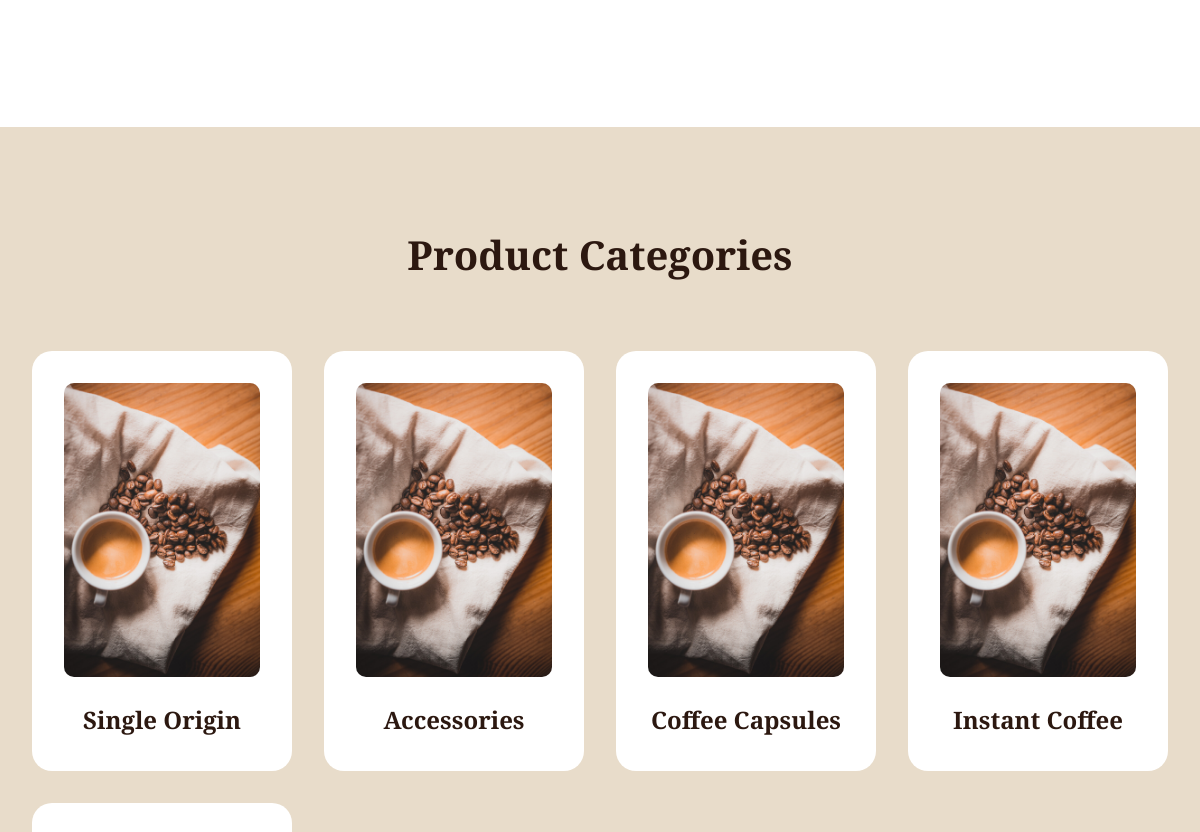
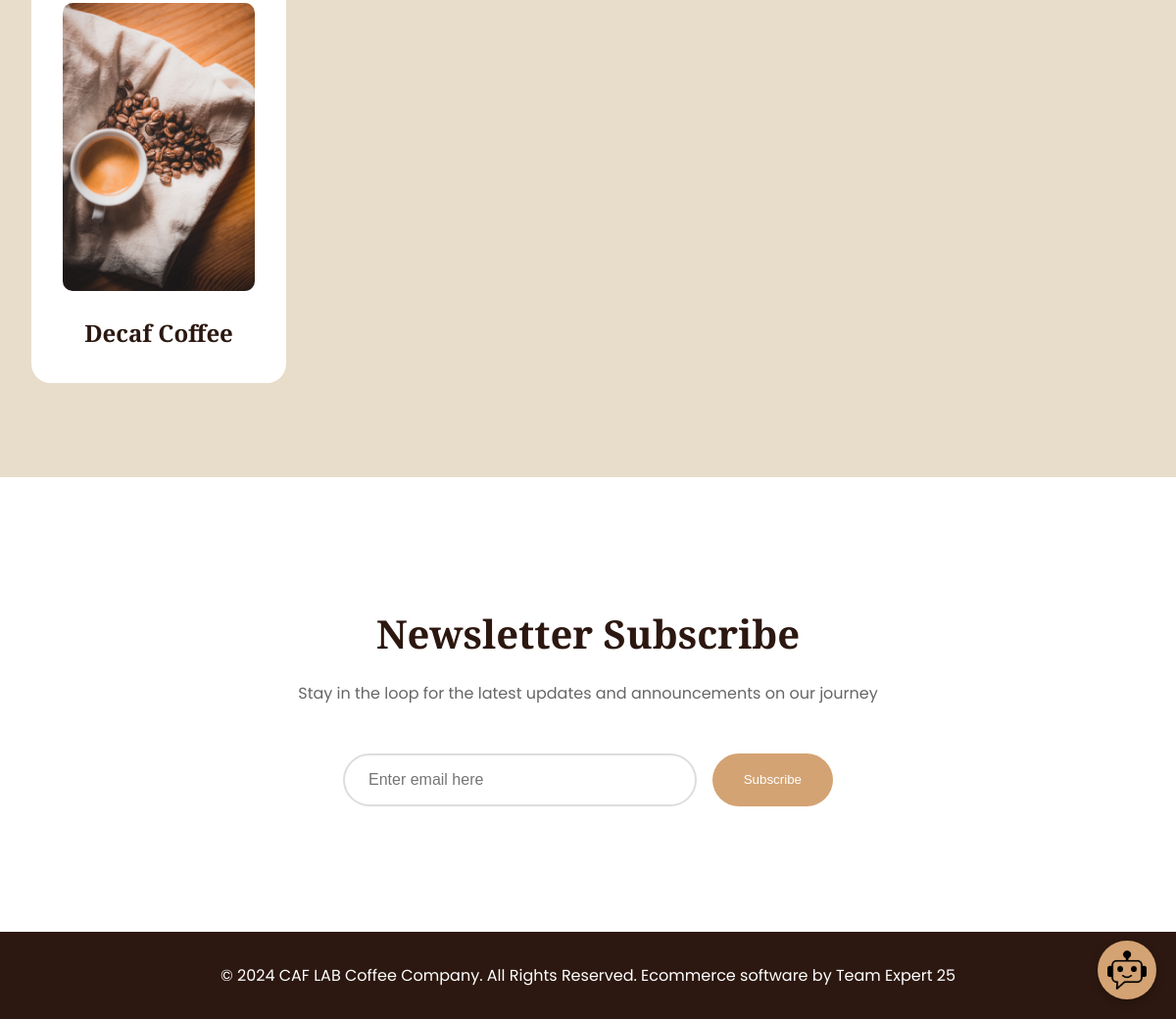
The page /CaflabProject/public/home.php (lower part) on the database as committed earlier (2 pictures, top to bottom).
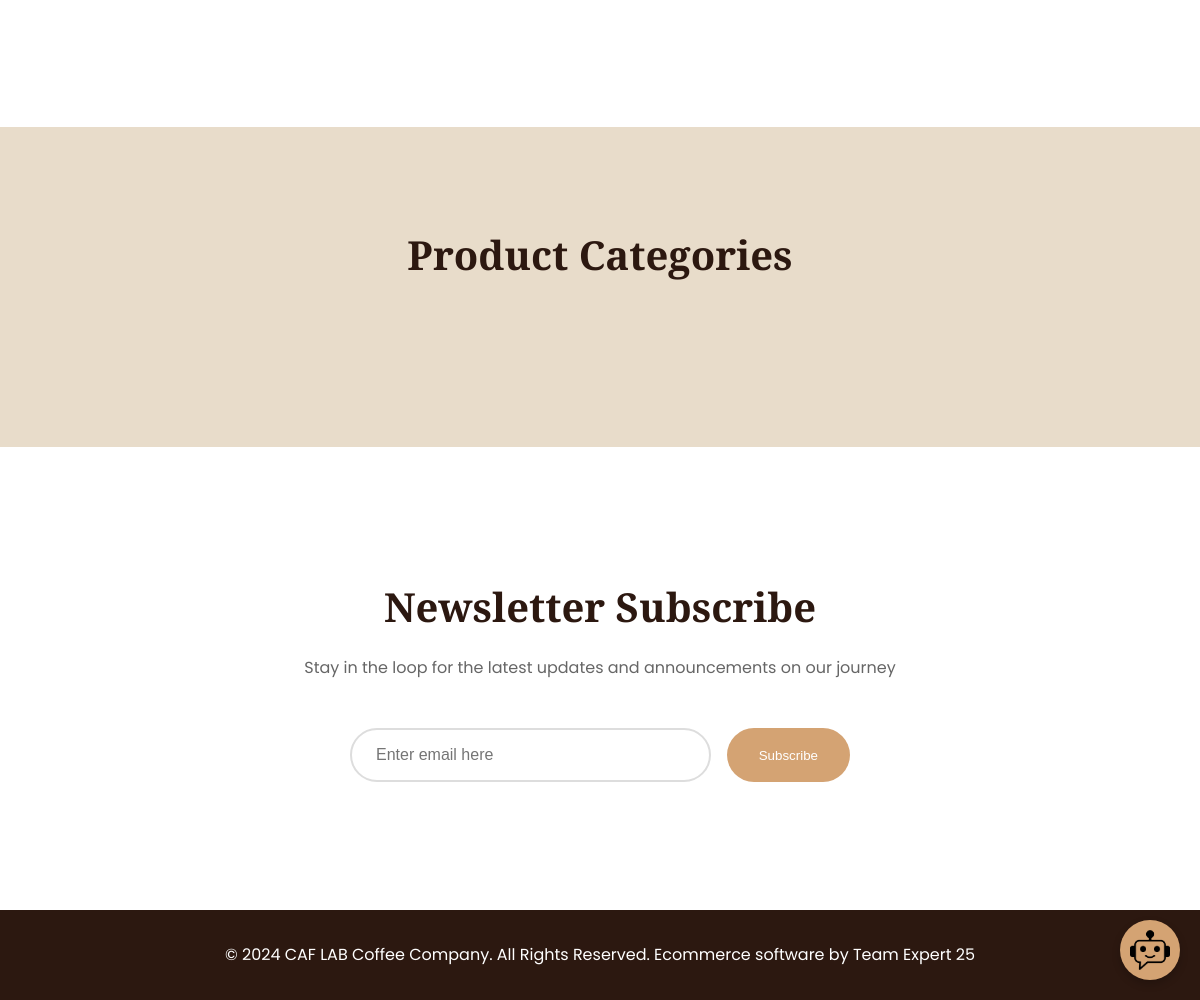
The same page on the database as committed later.
### tables this page shows
CREATE TABLE Category (
    category_id INT NOT NULL AUTO_INCREMENT,
    name VARCHAR(255) NOT NULL,
    PRIMARY KEY (category_id)
);

### CaflabProject/public/home.php (the view, shortened to what this page needs)
<!DOCTYPE html>
<html lang="en">
<head>
    <link href="https://unpkg.com/aos@2.3.1/dist/aos.css" rel="stylesheet">
    <link rel="stylesheet" href="css/home.css">
</head>
<body>
<?php
include 'navbar.php';
?>
<?php include 'basket_include.php'; ?>
<?php include 'Chatbot.php'; ?>
    <main>
        <section class="features">
        </section>
        <section class="categories">
            <h2 data-aos="fade-up">Product Categories</h2>
            <div class="category-grid">
                <?php
                try {
                    $conn = getConnection();
                    $stmt = $conn->query("SELECT * FROM Category");
                    $categories = $stmt->fetchAll(PDO::FETCH_ASSOC);
                    foreach ($categories as $category) {
                        $categoryName = htmlspecialchars($category['name']);
                        $categoryImages = [
                            'Single Origin' => 'Ethiopian_coffee',
                            'Accessories' => 'Coffee_pods',
                            'Coffee Capsules' => 'chocolatepods',
                            'Instant Coffee' => 'coffeebeans',
                            'Decaf Coffee' => 'Brazagian_coffee',
                            'Coffee' => 'Colombian_Coffee'
                        ];
                        $imageFileName = isset($categoryImages[$categoryName]) ? $categoryImages[$categoryName] : 'coffeebeans';
                        $imageUrl = '/Team-Project-255/assets/images/' . $imageFileName . ($imageFileName === 'coffeebeans' ? '.jpeg' : '.png');
                        echo <<<HTML
                        <a href="products.php?category={$categoryName}" class="category-card" data-aos="fade-up" tabindex="0">
                            <img src="{$imageUrl}" alt="{$categoryName} coffee category" onerror="this.src='/Team-Project-255/assets/images/coffeebeans.jpeg'">
                            <h3>{$categoryName}</h3>
                        </a>
                        HTML;
                    }
                } catch (PDOException $e) {
                    echo "Error: " . $e->getMessage();
                }
                ?>
            </div>
        </section>
        <section class="newsletter">
            <h2 data-aos="fade-up">Newsletter Subscribe</h2>
            <p data-aos="fade-up">Stay in the loop for the latest updates and announcements on our journey</p>
            <form data-aos="fade-up" data-aos-delay="100">
                <input type="email" placeholder="Enter email here" required>
                <button type="submit" tabindex="0">Subscribe</button>
            </form>
        </section>
    </main>
    <footer>
        <p>© 2024 CAF LAB Coffee Company. All Rights Reserved. Ecommerce software by Team Expert 25</p>
    </footer>
</body>
</html>

Rows that differ between the two databases and show on the page:
removed category: name "Single Origin"
removed category: name "Accessories"
removed category: name "Coffee Capsules"
removed category: name "Instant Coffee"
removed category: name "Decaf Coffee"
